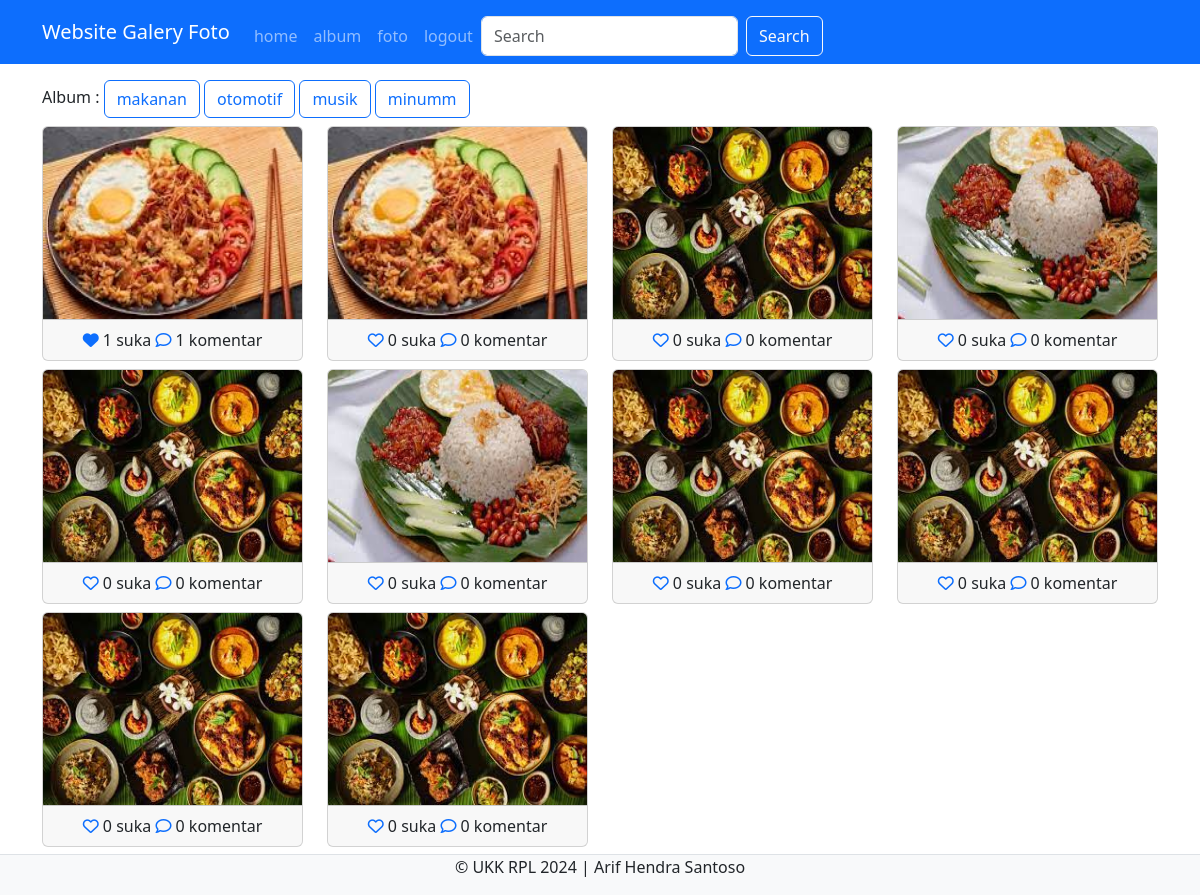
The app's page /admin/home.php (signed in) with its own data.
### tables this page shows
CREATE TABLE `album` (
  `albumid` int(11) NOT NULL,
  `namaalbum` varchar(255) NOT NULL,
  `deskripsi` text NOT NULL,
  `tanggaldibuat` date NOT NULL,
  `userid` int(11) NOT NULL
);

CREATE TABLE `foto` (
  `fotoid` int(11) NOT NULL,
  `judulfoto` varchar(255) NOT NULL,
  `deskripsifoto` text NOT NULL,
  `tanggalunggah` date NOT NULL,
  `lokasifile` varchar(255) NOT NULL,
  `albumid` int(11) NOT NULL,
  `userid` int(11) NOT NULL
);

### admin/home.php (the view, shortened to what this page needs)
<?php
    $userid = $_SESSION['userid'];
    include '../config/koneksi.php';
?>
<!DOCTYPE html>
<html lang="en">
<head>
    <link rel="stylesheet" href="../assets/css/bootstrap.min.css">
    <link rel="stylesheet" href="https://cdnjs.cloudflare.com/ajax/libs/font-awesome/6.5.1/css/all.min.css" />
</head>
<body>
    <nav class="navbar navbar-expand-lg navbar-dark bg-primary">
        <div class="container">
            <a class="navbar-brand" href="index.php">Website Galery Foto</a>
            <div class="collapse navbar-collapse mt-2" id="navbarNavAltMarkup">
            <div class="navbar-nav">
                <ul class="navbar-nav mb-2 mb-lg-0">
                    <li class="nav-item"><a class="nav-link" href="home.php">home</a></li>
                    <li class="nav-item"><a class="nav-link" href="album.php">album</a></li>
                    <li class="nav-item"><a class="nav-link" href="foto.php">foto</a></li>
                    <li class="nav-item"><a class="nav-link" href="../config/aksi_logout.php">logout</a></li>
                </ul>
                <form class="d-flex" method="get" role="search">
                    <input class="form-control me-2" name="cari" type="text" placeholder="Search" aria-label="Search">
                    <button class="btn btn-outline-light" type="submit">Search</button>
                </form>
            </div>
            </div>
        </div>
    </nav>
    <div class="container mt-3 mb-5">
        Album :
        <?php
            $album = mysqli_query($koneksi,"SELECT * FROM album WHERE userid='$userid'");
            while ($row = mysqli_fetch_array($album)) {
                ?>
                    <a href="home.php?albumid=<?php echo $row['albumid'] ?>" class="btn btn-outline-primary"><?php echo $row['namaalbum'] ?></a>
                <?php
            }
        ?>
        <div class="row">
        <?php
            if(isset($_GET['albumid'])){
                $albumid = $_GET['albumid'];
                $query = mysqli_query($koneksi,"SELECT * FROM foto WHERE userid='$userid' AND albumid='$albumid'");
                while ($data = mysqli_fetch_array($query)) {
                    ?>
                        <div class="col-md-3 mb-3 mt-2">
                            <div class="card">
                                <img src="../assets/img/<?php echo $data['lokasifile'] ?>" style="height: 12rem;" title="<?php echo $data['lokasifile'] ?>" class="card-img-top">
                                <div class="card-footer text-center">
                                    <?php
                                        $fotoid = $data['fotoid'];
                                        $ceksuka = mysqli_query($koneksi, "SELECT * FROM likefoto WHERE fotoid='$fotoid' AND userid='$userid'");
                                        if(mysqli_num_rows($ceksuka) == 1) {
                                            ?>
                                                <a href="../config/proses_like.php?fotoid=<?php echo $data['fotoid'] ?>" type="submit" name="batalsuka" ><i class="fa fa-heart"></i></a>
                                            <?php
                                        }else{
                                            ?>
                                                <a href="../config/proses_like.php?fotoid=<?php echo $data['fotoid'] ?>" type="submit" name="suka" ><i class="fa-regular fa-heart"></i></a>
                                            <?php
                                        }
                                        $like = mysqli_query($koneksi, "SELECT * FROM likefoto WHERE fotoid='$fotoid'");
                                        echo mysqli_num_rows($like). ' suka';
                                    ?>
                                    <a href=""><i class="fa-regular fa-comment"></i></a>
                                    <?php
                                        $jmlkomen = mysqli_query($koneksi, "SELECT * FROM komentarfoto WHERE fotoid='$fotoid'");
                                        echo mysqli_num_rows($jmlkomen).' komentar';
                                    ?>
                                </div>
                            </div>
                        </div>
                    <?php
                }
            }else{
        $query = mysqli_query($koneksi, "SELECT * FROM foto WHERE userid='$userid'");
        while($data = mysqli_fetch_array($query)) { ?>
            <div class="col-md-3 mt-2">
                <div class="card">
                    <img src="../assets/img/<?php echo $data['lokasifile'] ?>" style="height: 12rem;" title="<?php echo $data['lokasifile'] ?>" class="card-img-top">
                    <div class="card-footer text-center">
                        <?php
                            $fotoid = $data['fotoid'];
                            $ceksuka = mysqli_query($koneksi, "SELECT * FROM likefoto WHERE fotoid='$fotoid' AND userid='$userid'");
                            if(mysqli_num_rows($ceksuka) == 1) {
                                ?>
                                    <a href="../config/proses_like.php?fotoid=<?php echo $data['fotoid'] ?>" type="submit" name="batalsuka" ><i class="fa fa-heart"></i></a>
                                <?php
                            }else{
                                ?>
                                    <a href="../config/proses_like.php?fotoid=<?php echo $data['fotoid'] ?>" type="submit" name="suka" ><i class="fa-regular fa-heart"></i></a>
                                <?php
                            }
                            $like = mysqli_query($koneksi, "SELECT * FROM likefoto WHERE fotoid='$fotoid'");
                            echo mysqli_num_rows($like). ' suka';
                        ?>
                        <a href="#" type="button" data-bs-toggle="modal" data-bs-target="#komentar<?php echo $data['fotoid'] ?>"><i class="fa-regular fa-comment"></i></a>
                        <?php
                                $jmlkomen = mysqli_query($koneksi, "SELECT * FROM komentarfoto WHERE fotoid='$fotoid'");
                                echo mysqli_num_rows($jmlkomen).' komentar';
                            ?>
                    </div>
                </div>
            </div>
        <?php } }
    ?>
        </div>
    </div>
    <footer class="d-flex justify-content-center border-top mt-3 bg-light fixed-bottom">
        <p>&copy; UKK RPL 2024 | Arif Hendra Santoso</p>
    </footer>
</body>
</html>

### records on screen
album: namaalbum "makanan"
album: namaalbum "otomotif"
album: namaalbum "musik"
album: namaalbum "minumm"
foto: lokasifile (picture), mysqli_num_rows($like) "1", mysqli_num_rows($jmlkomen) "1"
foto: lokasifile (picture), mysqli_num_rows($like) "0", mysqli_num_rows($jmlkomen) "0"
foto: lokasifile (picture), mysqli_num_rows($like) "0", mysqli_num_rows($jmlkomen) "0"
foto: lokasifile (picture), mysqli_num_rows($like) "0", mysqli_num_rows($jmlkomen) "0"
foto: lokasifile (picture), mysqli_num_rows($like) "0", mysqli_num_rows($jmlkomen) "0"
foto: lokasifile (picture), mysqli_num_rows($like) "0", mysqli_num_rows($jmlkomen) "0"
foto: lokasifile (picture), mysqli_num_rows($like) "0", mysqli_num_rows($jmlkomen) "0"
foto: lokasifile (picture), mysqli_num_rows($like) "0", mysqli_num_rows($jmlkomen) "0"
foto: lokasifile (picture), mysqli_num_rows($like) "0", mysqli_num_rows($jmlkomen) "0"
foto: lokasifile (picture), mysqli_num_rows($like) "0", mysqli_num_rows($jmlkomen) "0"
